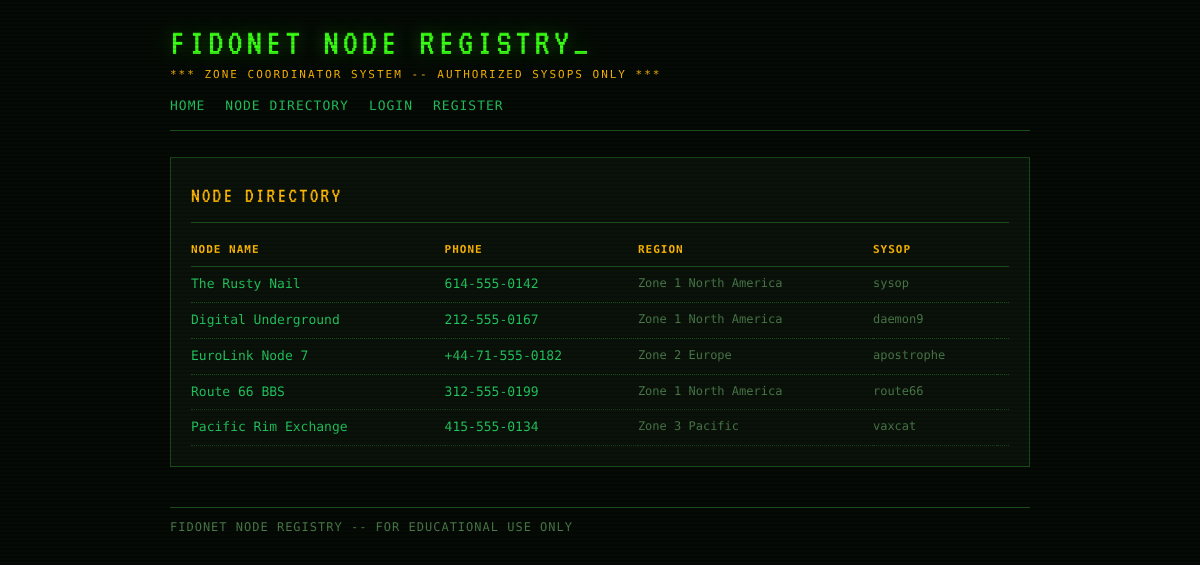
Page /directory on the earlier database version.
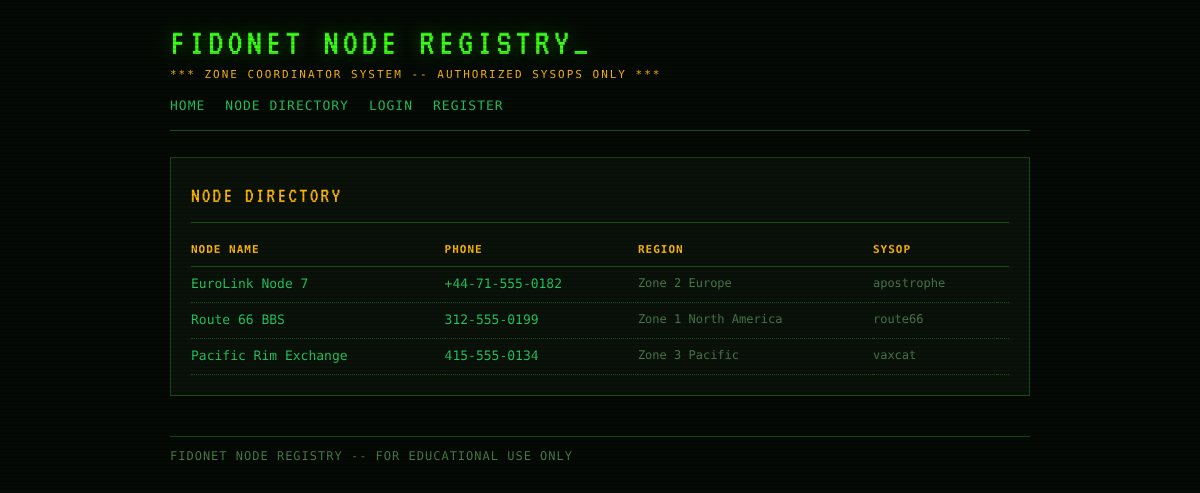
Same page on the later database version.
### tables this page shows
CREATE TABLE nodes (
            id INTEGER PRIMARY KEY AUTOINCREMENT,
            name TEXT NOT NULL,
            phone TEXT,
            region TEXT,
            description TEXT,
            owner_id INTEGER NOT NULL
        );

CREATE TABLE users (
            id INTEGER PRIMARY KEY AUTOINCREMENT,
            username TEXT UNIQUE NOT NULL,
            password_hash TEXT NOT NULL,
            role TEXT NOT NULL DEFAULT 'user',
            region TEXT,
            joined INTEGER
        );

### app.py (the view)
@app.route('/directory')
def directory():
    current = get_current_user(request)
    all_nodes = node_repo.get_all()
    return render_template('directory.html', nodes=all_nodes, current_user=current)

### app.py (called while the page is built)
def get_current_user(req):
    token = req.cookies.get('bbs_token')
    if not token:
        return None
    return sessions.get(token)

    def fetchall(self, query, params=()):
        cursor = self._conn.cursor()
        cursor.execute(query, params)
        return cursor.fetchall()

    def get_all(self):
        return self._db.fetchall("""
            SELECT n.*, u.username AS owner_username
            FROM nodes n JOIN users u ON n.owner_id = u.id
            ORDER BY n.id
        """)

### templates/directory.html (shortened to what this page needs)
{% extends "base.html" %}
{% block content %}
<div class="panel">
  <div class="panel-title">NODE DIRECTORY</div>
  {% if nodes %}
    <table class="data-table">
      <thead>
        <tr>
          <th>NODE NAME</th>
          <th>PHONE</th>
          <th>REGION</th>
          <th>SYSOP</th>
          <th></th>
        </tr>
      </thead>
      <tbody>
        {% for node in nodes %}
        <tr>
          <td class="name"><a href="{{ url_for('node_view', node_id=node.id) }}">{{ node.name }}</a></td>
          <td class="phone">{{ node.phone }}</td>
          <td class="meta">{{ node.region }}</td>
          <td class="meta">{{ node.owner_username }}</td>
          <td class="meta">
          </td>
        </tr>
        {% endfor %}
      </tbody>
    </table>
  {% else %}
    <p style="color:var(--grey);">NO NODES REGISTERED.</p>
  {% endif %}
</div>
{% endblock %}

### templates/base.html (shortened to what this page needs)
<!DOCTYPE html>
<html lang="en">
<head>
  <link rel="stylesheet" href="{{ url_for('static', filename='css/style.css') }}">
</head>
<body>
<div class="page-wrap">
  <header class="site-header">
    <div class="site-title">FIDONET NODE REGISTRY<span class="blink">_</span></div>
    <div class="site-sub">*** ZONE COORDINATOR SYSTEM -- AUTHORIZED SYSOPS ONLY ***</div>
    <nav class="site-nav">
      <a href="{{ url_for('index') }}">HOME</a>
      <a href="{{ url_for('directory') }}">NODE DIRECTORY</a>
      {% if current_user %}
        <a href="{{ url_for('profile', user_id=current_user.user_id) }}">MY PROFILE</a>
        <a href="{{ url_for('profile_edit') }}">EDIT PROFILE</a>
        {% if current_user.role == 'sysop' %}
          <a href="{{ url_for('sysop') }}">SYSOP PANEL</a>
        {% endif %}
        <a href="{{ url_for('logout') }}">LOGOUT</a>
        <span class="nav-handle">[{{ current_user.username }}]</span>
      {% else %}
        <a href="{{ url_for('login') }}">LOGIN</a>
        <a href="{{ url_for('register') }}">REGISTER</a>
      {% endif %}
    </nav>
  </header>
  <main>
    {% block content %}{% endblock %}
  </main>
  <footer class="site-footer">
    FIDONET NODE REGISTRY -- FOR EDUCATIONAL USE ONLY
  </footer>
</div>
</body>
</html>

### static/css/style.css (style rules this page uses)
:root { --bg: #050a05; --bg-panel: #0a120a; --green: #39ff14; --green-dim: #1a7a0a; --green-mid: #22c55e; --amber: #ffb800; --red: #ff3c3c; --grey: #4a7a4a; --text: #c8f5c8; --border: #1a4a1a; --font-mono: 'Share Tech Mono', monospace; --font-vt: 'VT323', monospace; }
* { box-sizing: border-box; margin: 0; padding: 0; }
body { background: var(--bg); color: var(--text); font-family: var(--font-mono); font-size: 14px; line-height: 1.6; min-height: 100vh; }
body::before { content: ''; position: fixed; inset: 0; background: repeating-linear-gradient( 0deg, transparent, transparent 2px, rgba(0,0,0,0.12) 2px, rgba(0,0,0,0.12) 4px ); pointer-events: none; z-index: 9999; }
.page-wrap { max-width: 900px; margin: 0 auto; padding: 24px 20px; }
.site-header { border-bottom: 1px solid var(--border); padding-bottom: 14px; margin-bottom: 26px; }
.site-title { font-family: var(--font-vt); font-size: 38px; color: var(--green); letter-spacing: 4px; line-height: 1; text-shadow: 0 0 18px rgba(57,255,20,0.35); }
.site-sub { color: var(--amber); font-size: 11px; letter-spacing: 2px; margin-top: 4px; }
.site-nav { margin-top: 12px; display: flex; gap: 20px; flex-wrap: wrap; align-items: center; }
.site-nav a { color: var(--green-mid); text-decoration: none; font-size: 13px; letter-spacing: 1px; }
.panel { background: var(--bg-panel); border: 1px solid var(--border); padding: 20px; margin-bottom: 20px; }
.panel-title { font-family: var(--font-vt); font-size: 22px; color: var(--amber); letter-spacing: 2px; margin-bottom: 14px; border-bottom: 1px solid var(--border); padding-bottom: 8px; }
.data-table { width: 100%; border-collapse: collapse; font-size: 13px; }
.data-table th { text-align: left; color: var(--amber); font-size: 11px; letter-spacing: 1px; padding: 4px 8px 8px 0; border-bottom: 1px solid var(--border); }
.data-table td { padding: 7px 8px 7px 0; border-bottom: 1px dotted var(--border); vertical-align: top; }
.data-table td.name { color: var(--green); }
.data-table td.phone { color: var(--green-mid); }
.data-table td.meta { color: var(--grey); font-size: 12px; }
.site-footer { margin-top: 40px; border-top: 1px solid var(--border); padding-top: 10px; color: var(--grey); font-size: 12px; letter-spacing: 1px; }
.blink { animation: blink 1.1s step-end infinite; }
a { color: var(--green-mid); text-decoration: none; }

Differences in the rows shown:
removed nodes: name "The Rusty Nail", phone "614-555-0142", region "Zone 1 North America", owner_username "sysop"
removed nodes: name "Digital Underground", phone "212-555-0167", region "Zone 1 North America", owner_username "daemon9"
